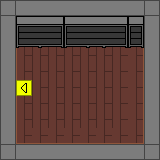

A level layout from a 2D game, rendered from its tile map. Below: a short description, then the map file with its tile-grid data intact:
An orthogonal 10x10 tile map with 16x16 px tiles, 2 tile layers (Suelo, Paredes) and 1 object.

<map version="1.10" tiledversion="1.10.1" orientation="orthogonal" renderorder="right-down" width="10" height="10" tilewidth="16" tileheight="16" infinite="0" nextlayerid="4" nextobjectid="2">
 <editorsettings>
  <export target="../assets/json/PlayaSalaSecreta.json" format="json" />
 </editorsettings>
 <tileset firstgid="1" source="Mercadona.tsx" />
 <layer id="1" name="Suelo" width="10" height="10">
  <data encoding="csv">
0,0,0,0,0,0,0,0,0,0,
0,2,37,37,37,37,37,37,3,0,
0,18,1,1,1,1,1,1,35,0,
0,18,1,1,1,1,1,1,35,0,
0,18,1,1,1,1,1,1,35,0,
0,12,1,1,1,1,1,1,35,0,
0,18,1,1,1,1,1,1,35,0,
0,18,1,1,1,1,1,1,35,0,
0,19,36,36,36,36,36,36,20,0,
0,0,0,0,0,0,0,0,0,0
</data>
 </layer>
 <objectgroup id="3" name="Transiciones">
  <object id="1" x="15.0446" y="79.5213" width="9.37843" height="15.8261" />
 </objectgroup>
 <layer id="2" name="Paredes" width="10" height="10">
  <data encoding="csv">
4,5,5,5,5,5,5,5,5,4,
6,56,57,58,56,57,57,58,55,6,
6,73,74,75,73,74,74,75,72,6,
6,0,0,0,0,0,0,0,0,6,
6,0,0,0,0,0,0,0,0,6,
6,0,0,0,0,0,0,0,0,6,
6,0,0,0,0,0,0,0,0,6,
6,0,0,0,0,0,0,0,0,6,
6,0,0,0,0,0,0,0,0,6,
4,5,5,5,5,5,5,5,5,4
</data>
 </layer>
</map>
